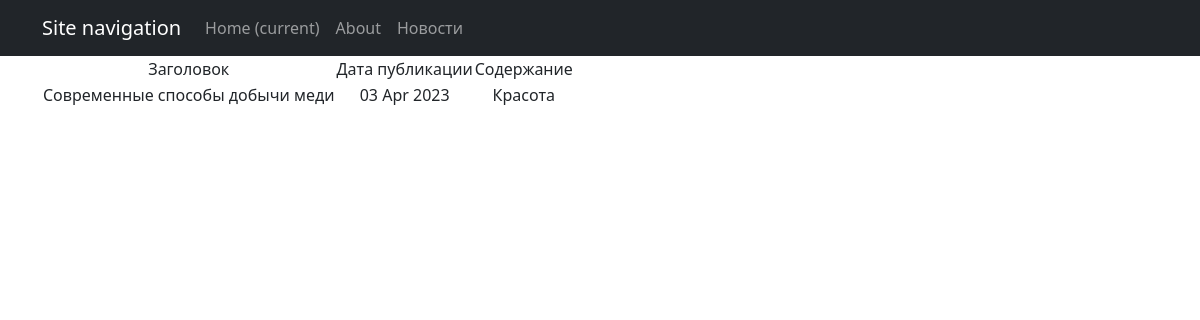
Page /news/4 on the committed database.
### news/models.py (models this page shows, shortened)
class Post(models.Model):
    author = models.ForeignKey(Author, on_delete=models.CASCADE)
    type = models.IntegerField(choices=post_type, default=0)
    date_time_create = models.DateTimeField(auto_now_add=True)
    category = models.ManyToManyField(Category, through='PostCategory')
    title = models.TextField(max_length=255)
    post_text = models.TextField(max_length=20000)
    post_rating = models.IntegerField(default=1)

### news/views.py (the view)
# urls.py: path('<int:pk>', NewDetail.as_view(),
class NewDetail(DetailView):
    model = Post
    template_name = 'new.html'
    context_object_name = 'new'
    form_class = NewForm

### news/templatetags/custom_filters.py (called while the page is built)
@register.filter()
def censor(value):
    if not isinstance(value, str):
        raise ValueError('Фильтр только для строк')
    words = value.split()
    for i, word in enumerate(words):
        if word.lower() in BED_WORDS:
            words[i] = '*' * len(word)
    return ' '.join(words)

### templates/new.html (shortened to what this page needs)
{% extends 'flatpages/default.html' %}
{% load custom_filters %}
{% block content %}
    <table>
        <tr>
            <td>Заголовок</td>
            <td>Дата публикации</td>
            <td>Содержание</td>
        </tr>
        <tr>
            <td>{{ new.title|censor }}</td>
            <td>{{ new.date_time_create|date:'d M Y' }}</td>
            <td>{{ new.post_text|censor }}</td>
        </tr>
    </table>
{% endblock content %}

### rows in the picture
Post: title|censor "Современные способы добычи меди", date_time_create "03 Apr 2023", post_text|censor "Красота"
